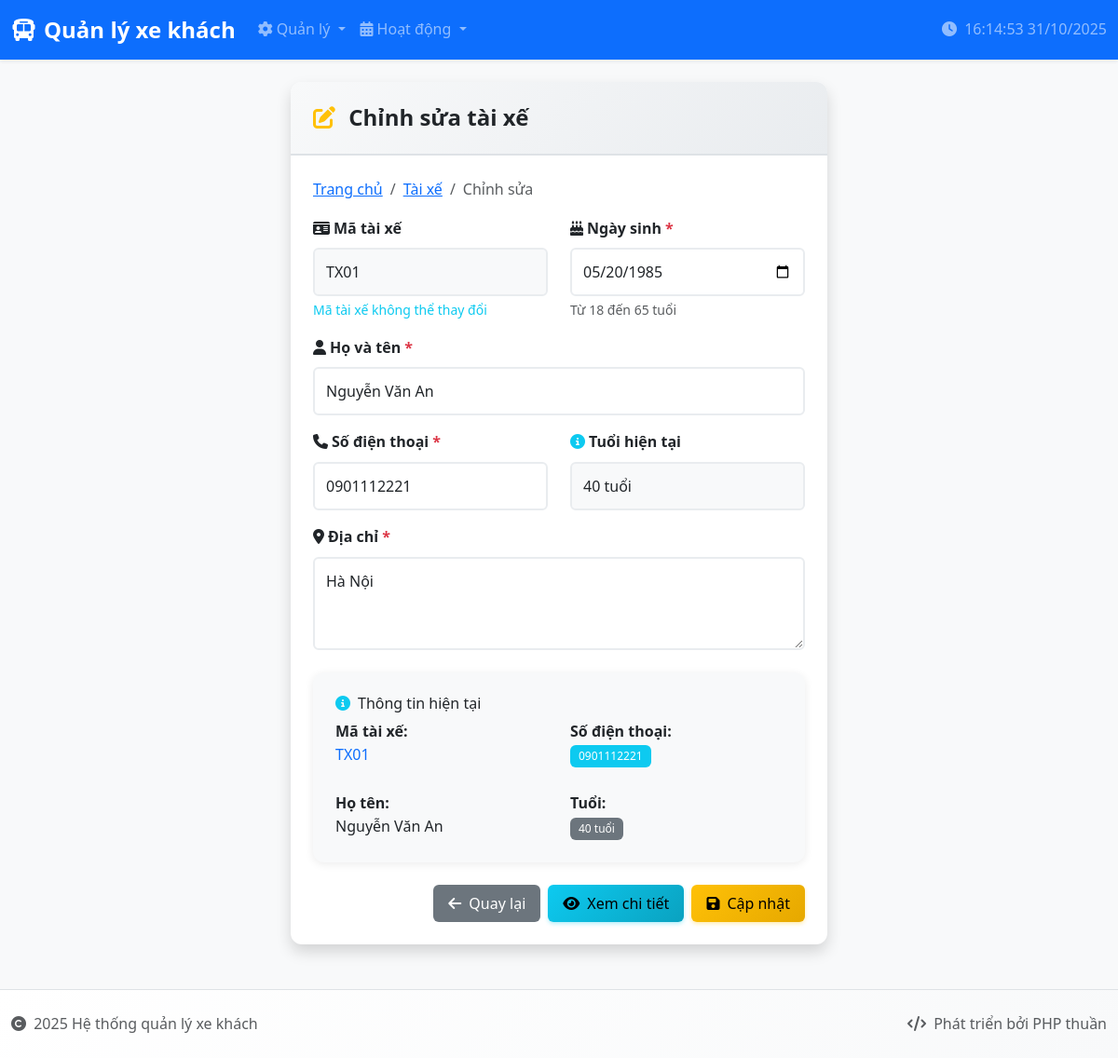
The app's page /quanly_xe_khach/tai_xe/edit.php?id=TX01 with its own data.
### tables this page shows
CREATE TABLE `tai_xe` (
  `MaTaiXe` varchar(10) NOT NULL,
  `HoTen` varchar(100) NOT NULL,
  `SDT` varchar(15) DEFAULT NULL,
  `NgaySinh` date DEFAULT NULL,
  `DiaChi` varchar(255) DEFAULT NULL,
  PRIMARY KEY (`MaTaiXe`),
  UNIQUE KEY `SDT` (`SDT`)
);

### quanly_xe_khach/tai_xe/edit.php (the view, shortened to what this page needs)
<?php
$database = new Database();
$db = $database->getConnection();
$id = isset($_GET['id']) ? $_GET['id'] : '';
try {
    $query = "SELECT * FROM tai_xe WHERE MaTaiXe = ?";
    $stmt = $db->prepare($query);
    $stmt->execute([$id]);
    $tai_xe = $stmt->fetch(PDO::FETCH_ASSOC);
} catch(PDOException $e) {
    $error = "Lỗi: " . $e->getMessage();
}
include '../includes/header.php';
?>
<div class="row justify-content-center">
    <div class="col-md-8 col-lg-6">
        <div class="card shadow">
            <div class="card-header">
                <h4 class="mb-0">
                    <i class="fas fa-edit text-warning me-2"></i>
                    Chỉnh sửa tài xế
                </h4>
            </div>
            <div class="card-body">
                <nav aria-label="breadcrumb" class="mb-3">
                    <ol class="breadcrumb">
                        <li class="breadcrumb-item"><a href="../index.php">Trang chủ</a></li>
                        <li class="breadcrumb-item"><a href="index.php">Tài xế</a></li>
                        <li class="breadcrumb-item active">Chỉnh sửa</li>
                    </ol>
                </nav>
                <?php if ($tai_xe): ?>
                    <form method="POST" class="needs-validation" novalidate>
                        <div class="row">
                            <div class="col-md-6 mb-3">
                                <label class="form-label">
                                    <i class="fas fa-id-card me-1"></i>Mã tài xế
                                </label>
                                <input type="text"
                                       class="form-control bg-light"
                                       value="<?php echo htmlspecialchars($tai_xe['MaTaiXe']); ?>"
                                       readonly>
                                <div class="form-text text-info">Mã tài xế không thể thay đổi</div>
                            </div>
                            <div class="col-md-6 mb-3">
                                <label class="form-label">
                                    <i class="fas fa-birthday-cake me-1"></i>Ngày sinh <span class="text-danger">*</span>
                                </label>
                                <input type="date"
                                       class="form-control"
                                       name="ngay_sinh"
                                       value="<?php echo isset($_POST['ngay_sinh']) ? $_POST['ngay_sinh'] : $tai_xe['NgaySinh']; ?>"
                                       max="<?php echo date('Y-m-d', strtotime('-18 years')); ?>"
                                       min="<?php echo date('Y-m-d', strtotime('-65 years')); ?>"
                                       required>
                                <div class="form-text">Từ 18 đến 65 tuổi</div>
                            </div>
                        </div>
                        <div class="mb-3">
                            <label class="form-label">
                                <i class="fas fa-user me-1"></i>Họ và tên <span class="text-danger">*</span>
                            </label>
                            <input type="text"
                                   class="form-control"
                                   name="ho_ten"
                                   value="<?php echo isset($_POST['ho_ten']) ? htmlspecialchars($_POST['ho_ten']) : htmlspecialchars($tai_xe['HoTen']); ?>"
                                   maxlength="50"
                                   required>
                        </div>
                        <div class="row">
                            <div class="col-md-6 mb-3">
                                <label class="form-label">
                                    <i class="fas fa-phone me-1"></i>Số điện thoại <span class="text-danger">*</span>
                                </label>
                                <input type="tel"
                                       class="form-control"
                                       name="sdt"
                                       value="<?php echo isset($_POST['sdt']) ? htmlspecialchars($_POST['sdt']) : htmlspecialchars($tai_xe['SDT']); ?>"
                                       pattern="^(84|0[3|5|7|8|9])+([0-9]{8})$"
                                       maxlength="15"
                                       required>
                            </div>
                            <div class="col-md-6 mb-3">
                                <label class="form-label">
                                    <i class="fas fa-info-circle me-1 text-info"></i>Tuổi hiện tại
                                </label>
                                <input type="text"
                                       class="form-control bg-light"
                                       id="tuoi_hien_tai"
                                       readonly
                                       value="<?php echo date_diff(date_create($tai_xe['NgaySinh']), date_create())->y; ?> tuổi">
                            </div>
                        </div>
                        <div class="mb-4">
                            <label class="form-label">
                                <i class="fas fa-map-marker-alt me-1"></i>Địa chỉ <span class="text-danger">*</span>
                            </label>
                            <textarea class="form-control"
                                      name="dia_chi"
                                      rows="3"
                                      maxlength="200"
                                      required><?php echo isset($_POST['dia_chi']) ? htmlspecialchars($_POST['dia_chi']) : htmlspecialchars($tai_xe['DiaChi']); ?></textarea>
                        </div>
                        <div class="mb-4">
                            <div class="card bg-light">
                                <div class="card-body">
                                    <h6 class="card-title">
                                        <i class="fas fa-info-circle text-info me-2"></i>Thông tin hiện tại
                                    </h6>
                                    <div class="row">
                                        <div class="col-md-6">
                                            <strong>Mã tài xế:</strong><br>
                                            <span class="text-primary"><?php echo htmlspecialchars($tai_xe['MaTaiXe']); ?></span><br><br>
                                            <strong>Họ tên:</strong><br>
                                            <span><?php echo htmlspecialchars($tai_xe['HoTen']); ?></span>
                                        </div>
                                        <div class="col-md-6">
                                            <strong>Số điện thoại:</strong><br>
                                            <span class="badge bg-info"><?php echo htmlspecialchars($tai_xe['SDT']); ?></span><br><br>
                                            <strong>Tuổi:</strong><br>
                                            <span class="badge bg-secondary">
                                            <?php echo date_diff(date_create($tai_xe['NgaySinh']), date_create())->y; ?> tuổi
                                        </span>
                                        </div>
                                    </div>
                                </div>
                            </div>
                        </div>
                        <div class="d-grid gap-2 d-md-flex justify-content-md-end">
                            <a href="index.php" class="btn btn-secondary">
                                <i class="fas fa-arrow-left me-2"></i>Quay lại
                            </a>
                            <a href="view.php?id=<?php echo $tai_xe['MaTaiXe']; ?>" class="btn btn-info">
                                <i class="fas fa-eye me-2"></i>Xem chi tiết
                            </a>
                            <button type="submit" class="btn btn-warning">
                                <i class="fas fa-save me-2"></i>Cập nhật
                            </button>
                        </div>
                    </form>
                <?php endif; ?>
            </div>
        </div>
    </div>
</div>
<?php include '../includes/footer.php'; ?>

### quanly_xe_khach/style.css (style rules this page uses)
:root { --primary-color: #0d6efd; --secondary-color: #6c757d; --success-color: #198754; --info-color: #0dcaf0; --warning-color: #ffc107; --danger-color: #dc3545; --light-color: #f8f9fa; --dark-color: #212529; }
body { font-family: 'Segoe UI', Tahoma, Geneva, Verdana, sans-serif; background-color: #f8f9fa; line-height: 1.6; }
.card { border: none; border-radius: 12px; box-shadow: 0 2px 10px rgba(0,0,0,0.08); transition: transform 0.2s ease, box-shadow 0.2s ease; }
.card-header { background: linear-gradient(135deg, #f8f9fa 0%, #e9ecef 100%); border-bottom: 2px solid #dee2e6; border-radius: 12px 12px 0 0 !important; padding: 1.5rem; }
.card-header h4 { margin: 0; color: var(--dark-color); font-weight: 600; }
.card-body { padding: 1.5rem; }
.btn { border-radius: 6px; font-weight: 500; padding: 0.5rem 1rem; transition: all 0.2s ease; border: none; }
.btn-warning { background: linear-gradient(135deg, #ffc107 0%, #e6a800 100%); box-shadow: 0 2px 4px rgba(255, 193, 7, 0.3); color: #000; }
.btn-info { background: linear-gradient(135deg, #0dcaf0 0%, #0aa2c0 100%); box-shadow: 0 2px 4px rgba(13, 202, 240, 0.3); color: #000; }
.badge { font-size: 0.75rem; font-weight: 500; padding: 0.5em 0.75em; border-radius: 6px; }
.form-control, .form-select { border: 2px solid #e9ecef; border-radius: 6px; padding: 0.75rem; transition: border-color 0.2s ease, box-shadow 0.2s ease; }
.form-label { font-weight: 600; color: var(--dark-color); margin-bottom: 0.5rem; }

### quanly_xe_khach/includes/header.php (style rules this page uses)
.card-header { background-color: #f8f9fa; border-bottom: 2px solid #dee2e6; }

### records on screen
tai_xe: MaTaiXe "TX01", ngay_sinh "05/20/1985", ho_ten "Nguyễn Văn An", sdt "0901112221", NgaySinh "40 tuổi", dia_chi "Hà Nội", HoTen "Nguyễn Văn An", SDT "0901112221", NgaySinh "40"
